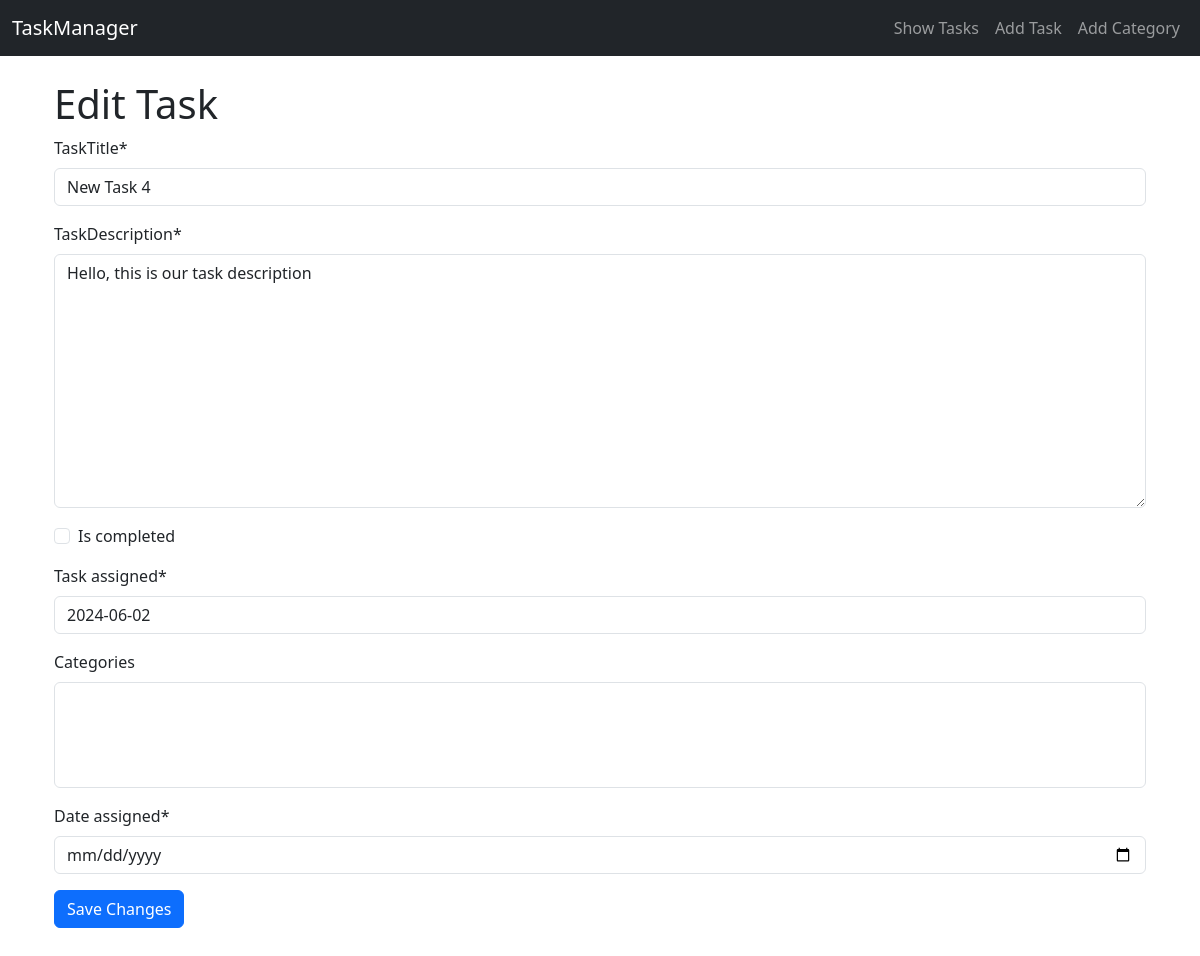
The app's page /edit/7 with its own data.
### task/models.py (models this page shows, shortened)
class TaskModel(models.Model):
    taskTitle = models.CharField(max_length=100)
    taskDescription = models.TextField(max_length=500)
    is_completed = models.BooleanField(default=False)
    task_assigned = models.DateField()
    categories = models.ManyToManyField(TaskCategory)

### task/views.py (the view)
# urls.py: path("edit/<int:task_id>", views.edit, name="edit"),
def edit(request, task_id):
    task = get_object_or_404(TaskModel, pk=task_id)
    if request.method == "POST":
        form = TaskForm(request.POST, instance=task)
        if form.is_valid():
            form.save()
            return redirect("task:index")
    else:
        form = TaskForm(instance=task)
    return render(request, "task/edit.html", {
        "form": form,
        "task": task
    })

### task/forms.py
class TaskForm(forms.ModelForm):
    categories = forms.MultipleChoiceField(required=False)
    date_assigned = forms.DateField(widget=DateInput(attrs={'type': 'date'}))
    class Meta:
        model = TaskModel
        fields = "__all__"

### task/templates/task/edit.html (shortened to what this page needs)
{% extends 'base.html' %}
{% load crispy_forms_tags %}
{% block content %}
    <h1>Edit Task</h1>
    <form method="POST" action="{% url "task:edit" task.id %}">
        {{ form|crispy }}
        <button class="btn btn-primary" type="submit">Save Changes</button>
    </form>
{% endblock %}

### records on screen
TaskModel: taskTitle "New Task 4", taskDescription "Hello, this is our task description", task_assigned "2024-06-02"
